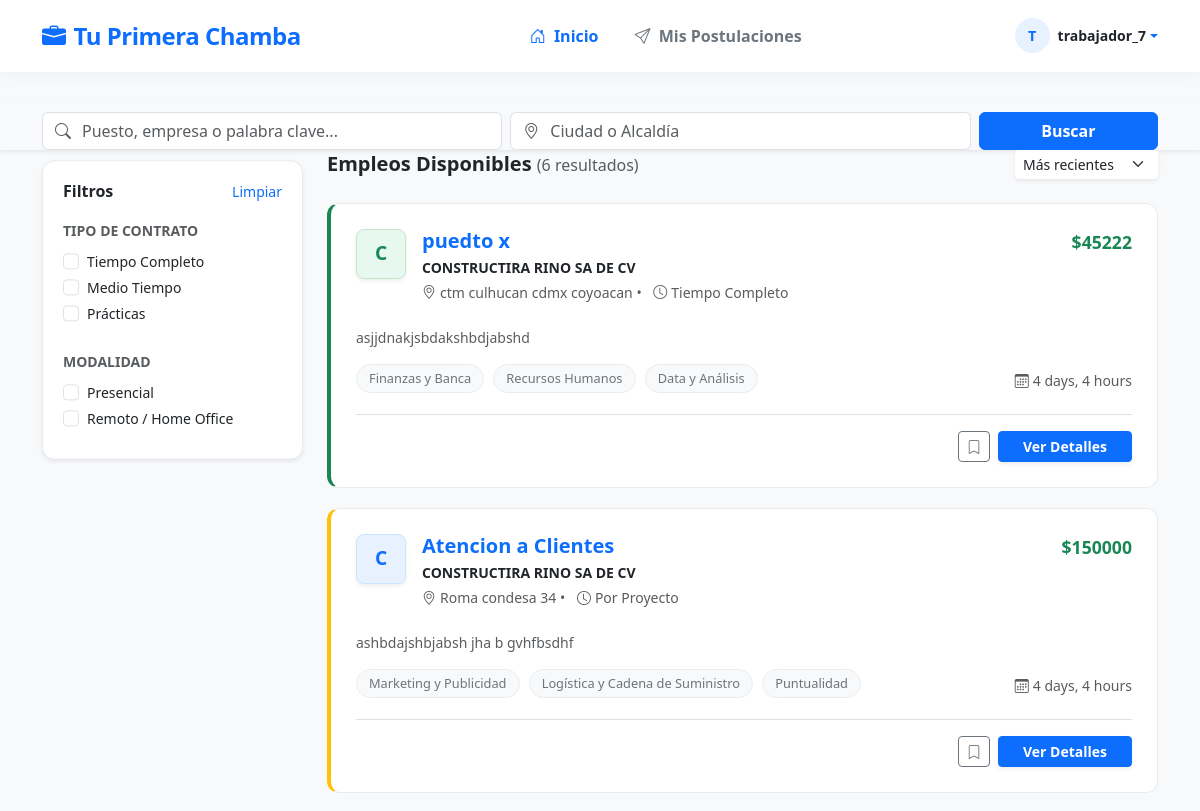
/trabajadores/home_t/ (signed in, upper part), run on an earlier commit of the app's database.
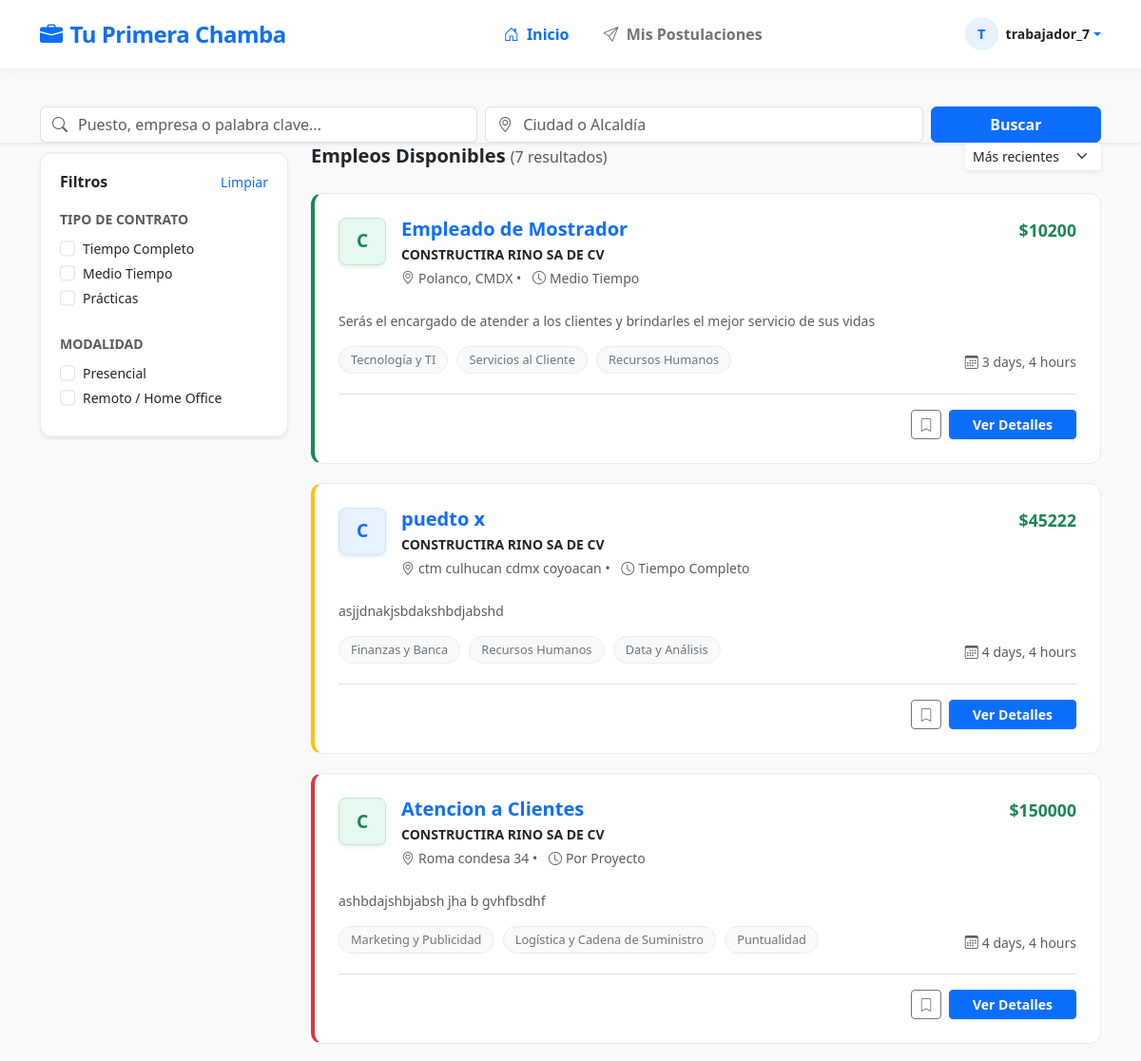
And on a later commit of the database.
### aplicaciones/empresas/models.py (models this page shows, shortened)
class Vacante(models.Model):
    nombre_puesto = models.CharField(max_length=100, null=False, blank=False)
    area_ocupacion = models.IntegerField(null=True, blank=True)
    tiempo_experiencia = models.CharField(max_length=100, null=False, blank=False, default='0')
    escolaridad_minima = models.CharField(max_length=100, null=False, blank=False, default='22')
    descripcion = models.TextField(null=False, blank=False, default='Descripción del puesto.')
    requisitos = models.TextField(null=False, blank=False, default='Requisitos del puesto.')
    prestaciones = models.TextField(null=False, blank=False, default='Prestaciones del puesto.')
    salario = models.DecimalField(max_digits=10, decimal_places=2, null=False, blank=True)
    ubicacion = models.CharField(max_length=200)
    horario = models.CharField(max_length=100)
    tipo_contrato = models.CharField(max_length=100)
    etiquetas = models.TextField(null=True, blank=True)
    fecha_publicacion = models.DateField(auto_now_add=True)
    empresa = models.ForeignKey(Empresa, on_delete=models.CASCADE, null=True)
    activa = models.BooleanField(default=True)
    postulaciones_count = models.IntegerField(default=0)

class Empresa(models.Model):
    nombre = models.CharField(max_length=100, unique=True, null=False   , blank=False)
    direccion = models.CharField(max_length=200)
    telefono = models.CharField(max_length=15)
    email = models.EmailField(null=False, blank=False, unique=True, default='email')
    biografia = models.TextField(null=False, blank=False, default='Biografía de la empresa.')
    usuario = models.OneToOneField(User, on_delete=models.CASCADE, null=True)
    categoria = models.CharField(max_length=300, null=True, blank=True)

### aplicaciones/general/decorators.py (the view)
    def wrapper_func(request, *args, **kwargs):
        if not request.user.is_authenticated:
            return redirect('login')
        if hasattr(request.user, 'trabajador'):
            return view_func(request, *args, **kwargs)
        else:
            messages.info(request, "Estás logueado como empresa. Cierra sesión para buscar empleo.")
            return redirect('home') # Redirigir a zona empresa

### aplicaciones/trabajadores/templates/home_t.html (shortened to what the changed rows need)
{% extends 'base_trabajadores.html' %}
{% block content %}
<div class="container">
    <div class="row">
        <div class="col-lg-9">
            <div class="d-flex justify-content-between align-items-center mb-4">
                <h5 class="fw-bold mb-0 text-dark">
                    Empleos Disponibles <span class="text-muted fw-normal fs-6">({{ vacantes.count }} resultados)</span>
                </h5>
            </div>
            {% for vacante in vacantes %}
            <div class="job-card">
                <div class="d-flex justify-content-between align-items-start">
                    <div class="d-flex gap-3">
                        <div class="company-logo-placeholder shadow-sm">
                            {{ vacante.empresa_inicial }}
                        </div>
                        <div>
                            <h5 class="fw-bold mb-1 text-primary">
                                <a href="#" class="text-decoration-none">{{ vacante.nombre_puesto }}</a>
                            </h5>
                            <p class="text-dark fw-bold mb-1 small">
                                {{ vacante.empresa.nombre|default:"Empresa Confidencial" }}
                            </p>
                            <div class="text-muted small mb-2">
                                <i class="bi bi-geo-alt me-1"></i>{{ vacante.ubicacion }} &bull;
                                <i class="bi bi-clock me-1 ms-2"></i>{{ vacante.tipo_contrato }}
                            </div>
                        </div>
                    </div>
                    <span class="salary-text">${{ vacante.salario|floatformat:0 }}</span>
                </div>
                <p class="text-muted mt-3 mb-3 small" style="display: -webkit-box; -webkit-line-clamp: 2; -webkit-box-orient: vertical; overflow: hidden;">
                    {{ vacante.descripcion }}
                </p>
                <div class="d-flex justify-content-between align-items-center flex-wrap gap-2">
                    <div>
                        {% for tag in vacante.tag_nombres %}
                            <span class="tag-pill">{{ tag }}</span>
                        {% empty %}
                            <span class="tag-pill">General</span>
                        {% endfor %}
                    </div>
                    <small class="text-muted">
                        <i class="bi bi-calendar3 me-1"></i>{{ vacante.fecha_publicacion|timesince }}
                    </small>
                </div>
                <div class="mt-3 pt-3 border-top d-flex justify-content-end gap-2">
                    <button class="btn btn-outline-secondary btn-sm" title="Guardar para después">
                        <i class="bi bi-bookmark"></i>
                    </button>
                    <a href="{% url 'detail_vac_trab' vacante.id %}" class="btn btn-primary btn-sm px-4 fw-bold shadow-sm">Ver Detalles</a>
                </div>
            </div>
            {% endfor %}
        </div>
    </div>
{% endblock %}

What changed in the data, as far as the page shows it:
added Vacante: empresa_inicial "C", nombre_puesto "Empleado de Mostrador", empresa.nombre "CONSTRUCTIRA RINO SA DE CV", ubicacion "Polanco, CMDX", tipo_contrato "Medio Tiempo", salario "10200", descripcion "Serás el encargado de atender a los clientes y brindarles el mejor servicio de sus vidas", tag_nombres "Tecnología y TI" "Servicios al Cliente" "Recursos Humanos", fecha_publicacion "3 days, 4 hours"
Also different on the page:
{{ vacantes.count }}: "6" → "7"
